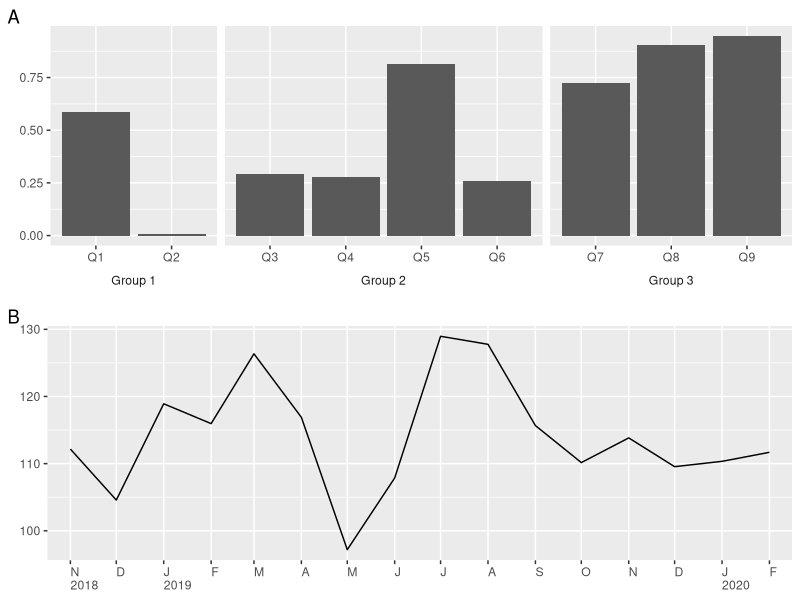
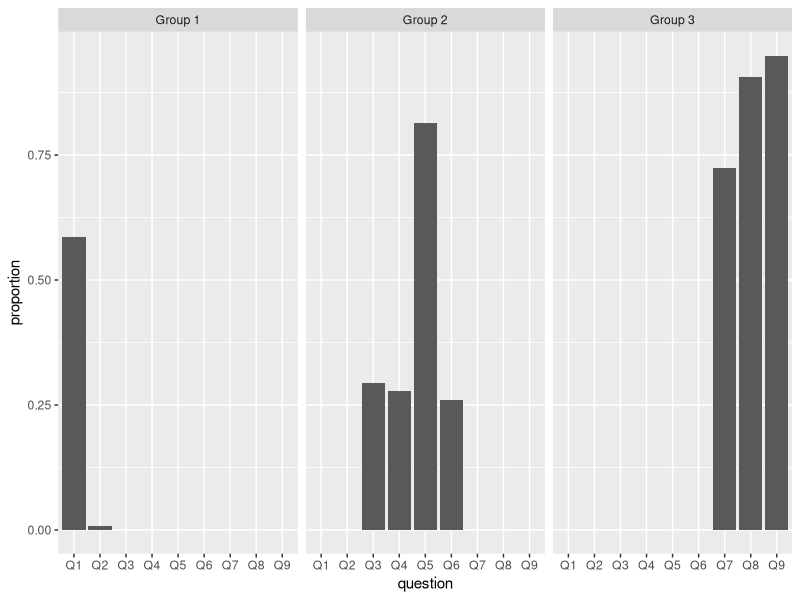
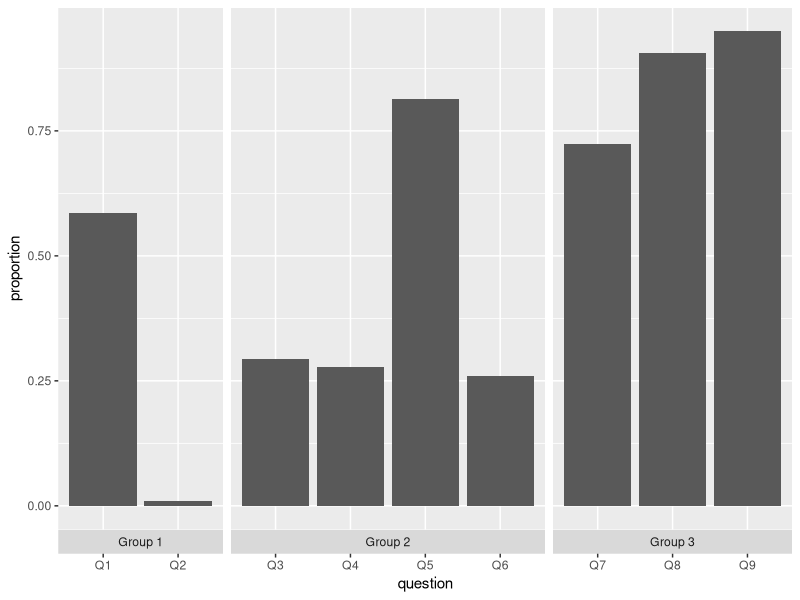
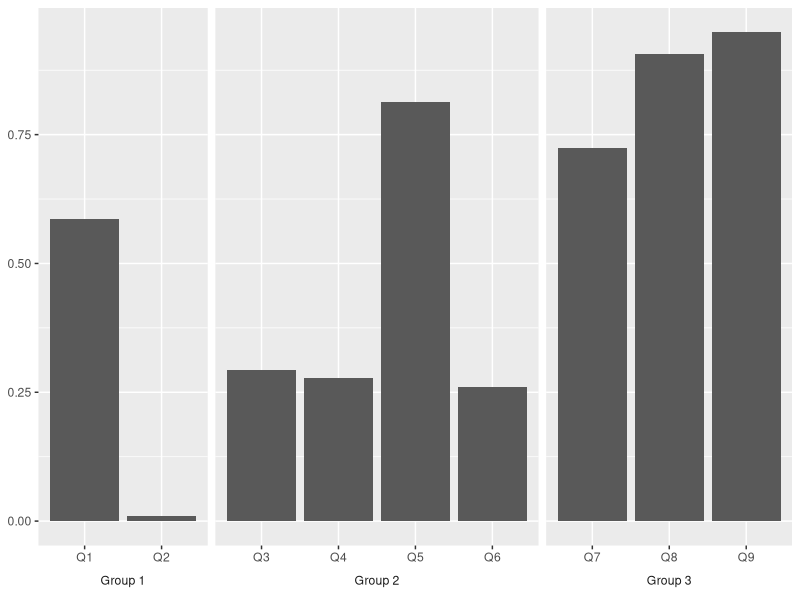
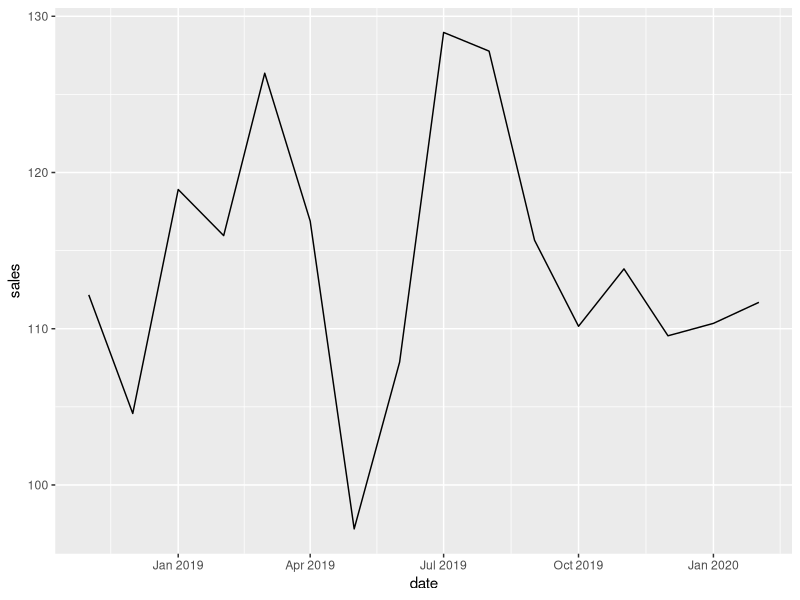
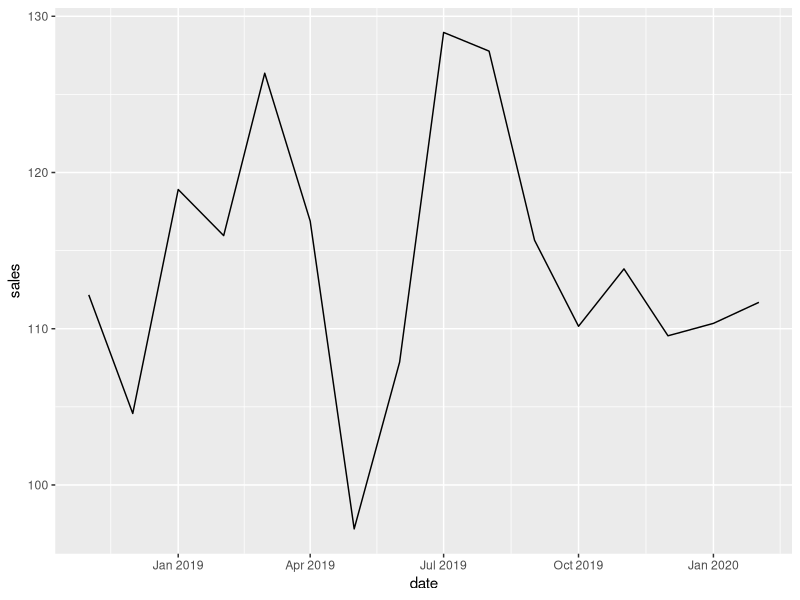
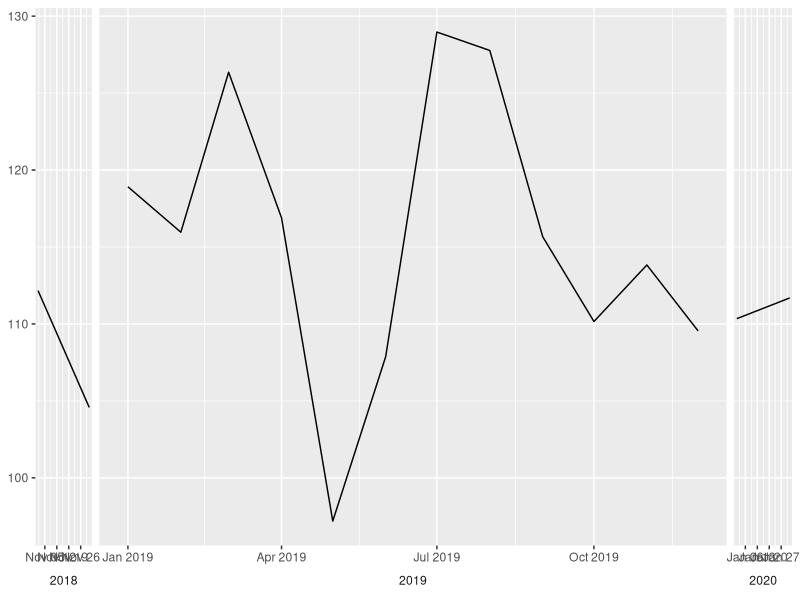
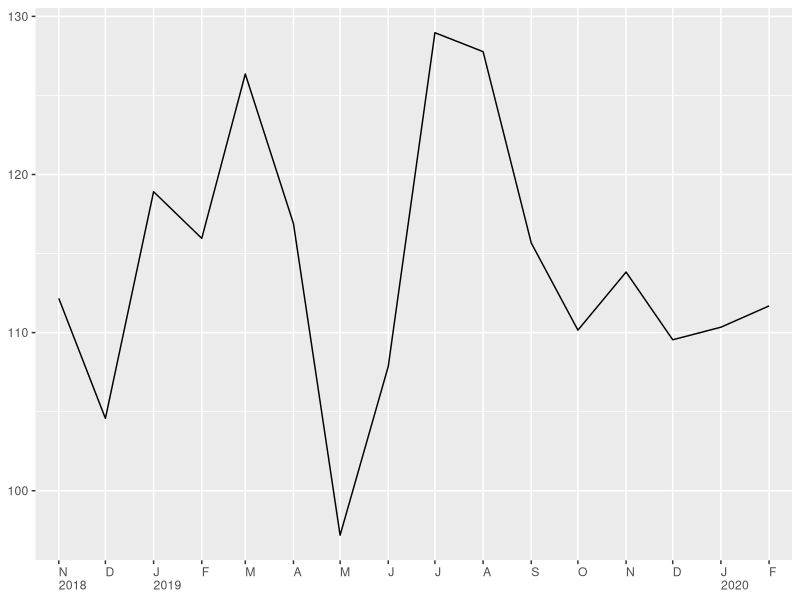

These charts were generated, in order, by the following R code:
## ---- chunk 1
knitr::opts_chunk$set(echo = TRUE, message = FALSE, warning = FALSE, fig.align = 'center', fig.height = 3, fig.width = 6)
## ---- chunk 2
library(dplyr)
library(ggplot2)
library(stringr)

# Bar chart ----

TIMES <- c(2, 4, 3)
set.seed(4)
data <- tibble(group = c(rep(paste("Group", 1:3), times = TIMES)),
               question = paste0("Q", 1:sum(TIMES)),
               proportion = runif(sum(TIMES)))

p_bars <- data %>% 
  ggplot(aes(x = question, y = proportion)) +
  geom_col() +
  facet_grid(~group, scales = "free_x", switch = "x", space = "free_x") +
  theme(strip.placement = "outside", 
        strip.background = element_rect(fill = "white"),
        axis.title = element_blank()) +
  labs(tag = "A")

# Line chart ----

N <- 16
set.seed(4)
data <- tibble(date = seq(as.Date("2018-11-01"), by = "1 month", length.out = N),
               sales = 100 + rnorm(n = N, mean = 10, sd = 10))

format_dates <- function(x) {
  
  years <- lubridate::year(x)
  months <- str_sub(str_to_upper(strftime(x, format = "%B")), start = 1, end = 1)
  
  if_else(is.na(lag(years)) | lag(years) != years, 
          true = paste(months, years, sep = "\n"), 
          false = months)
  
}

p_line <- data %>% 
  ggplot(aes(x = date, y = sales)) +
  geom_line() +
  scale_x_date(name = NULL,
               breaks = "1 month",
               minor_breaks = NULL,
               expand = expand_scale(add = 15),
               labels = format_dates) +
  theme(axis.text.x = element_text(hjust = 0)) +
  labs(tag = "B",
       y = NULL)

gridExtra::grid.arrange(p_bars, p_line, nrow = 2)
## ---- chunk 3
# `tibble` and `%>%`.
library(dplyr)

# For reproducibility.
set.seed(4) 

# Counts of elements in each of three group.
TIMES <- c(2, 4, 3)

# Simulate data.
data <- tibble(group = c(rep(paste("Group", 1:3), times = TIMES)),
               question = paste0("Q", 1:sum(TIMES)),
               proportion = runif(sum(TIMES)))

data
## ---- chunk 4
library(ggplot2)

data %>% 
  ggplot(aes(x = question, y = proportion)) +
  geom_col() +
  facet_grid(~group)
## ---- chunk 5
p <- data %>% 
  ggplot(aes(x = question, y = proportion)) +
  geom_col() +
  facet_grid(~group, 
             scales = "free_x", # Let the x-axis vary across facets.
             space = "free_x",  # Let the width of facets vary and force all bars to have the same width.
             switch = "x")      # Move the facet labels to the bottom.

p
## ---- chunk 6
p + 
  theme(strip.placement = "outside",                      # Place facet labels outside x-axis labels.
        strip.background = element_rect(fill = "white"),  # Make facet label background white.
        axis.title = element_blank())                     # Remove x and y axis titles.
## ---- chunk 7
N <- 16
set.seed(4)
data <- tibble(date = seq(as.Date("2018-11-01"), by = "1 month", length.out = N),
               sales = 100 + rnorm(n = N, mean = 10, sd = 10))

data
## ---- chunk 8
p <- data %>% 
  ggplot(aes(x = date, y = sales)) +
  geom_line()

p
## ---- chunk 9
Sys.setlocale(category = "LC_ALL", locale = "english")
p
## ---- chunk 10
data %>% 
  ggplot(aes(x = date, y = sales)) +
  geom_line() +
  facet_grid(~lubridate::year(date), scales = "free_x", switch = "x", space = "free_x") + 
  theme(strip.placement = "outside", 
        strip.background = element_rect(fill = "white"), 
        axis.title = element_blank())
## ---- chunk 11
library(stringr)

format_dates <- function(x) {
  
  years <- lubridate::year(x)
  months <- str_sub(str_to_upper(strftime(x, format = "%B")), start = 1, end = 1)
  
  if_else(is.na(lag(years)) | lag(years) != years, 
          true = paste(months, years, sep = "\n"), 
          false = months)
  
}

p_line <- data %>% 
  ggplot(aes(x = date, y = sales)) +
  geom_line() +
  scale_x_date(name = NULL,
               breaks = "1 month",
               minor_breaks = NULL,
               expand = expand_scale(add = 15),
               labels = format_dates) +
  theme(axis.text.x = element_text(hjust = 0),
        axis.title = element_blank())

p_line
